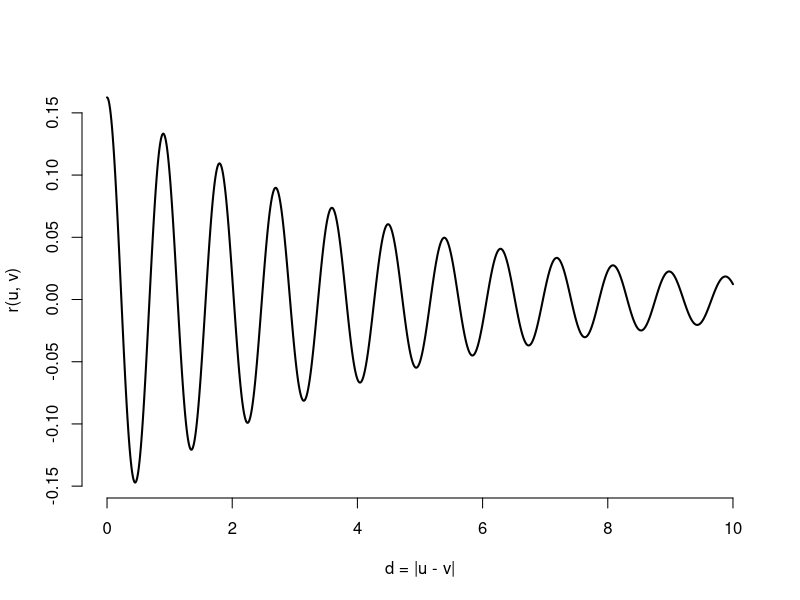

This figure's R source:
r <- function(d, omega = 0.98, kappa = 5) {
  1 / (2 * sin(pi * omega) * kappa^2) *
    exp(-kappa * cos(pi * omega / 2) * d) *
    sin(pi * omega / 2 + kappa * sin(pi * omega / 2) * d)
}

pdf("./figs/osc_cov.pdf", width = 7, height = 4)
par(mfrow = c(1,1))
curve(r(x, 0.98, 7), xlim = c(0, 10), lwd = 2, n = 1000,
      bty = "n", xlab = "d = |u - v|", ylab = "r(u, v)")
dev.off()
